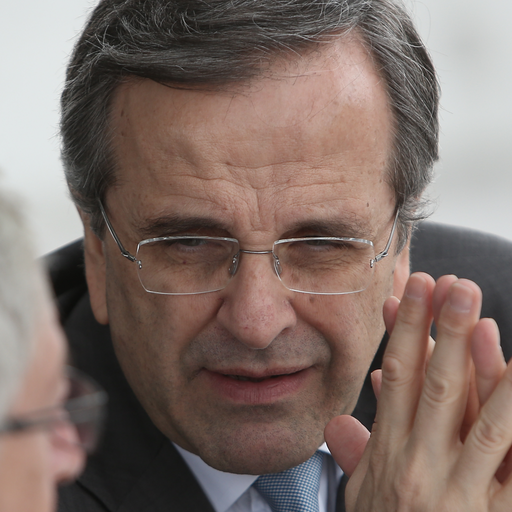
#> input picture samples/real/real_10.png, 512 x 512 px, found by its file name
$ jupyter execute --allow-errors gradcam_sample.ipynb   (shell and % lines are left out)
#> lines starting #> are read from the running program, lines starting #| are printed output that depends on the picture
[cell 1]
import sys
import os

def is_colab_env():
    return "google.colab" in sys.modules

# [11 lines left out: function mount_google_drive, not called in this run]

def resolve_path(levels_deep=3):
#> called with levels_deep = 3
    if is_colab_env():
        return mount_google_drive()
    else:
        # Get the directory of the current script
        current_dir = os.path.dirname(os.path.abspath('__file__'))

        # Construct the path to the parent directory
        for i in range(levels_deep):
            current_dir = os.path.dirname(current_dir)

        # Add the parent directory to sys.path
        sys.path.append(current_dir)
        print(sys.path)
        return current_dir

proj_dir = resolve_path()

[cell 2]
import config
import numpy as np
from PIL import Image
import cv2
from src.model_registry import MODEL_REGISTRRY

face_cascade = cv2.CascadeClassifier(proj_dir + '/preprocessing/haarcascade_frontalface_default.xml')

[cell 3]
# pytorch
import torch
import pytorch_lightning as L

#> (a cell that did not finish here is left out)

[cell 5]
model_id = "dwt_rgb_resnet18"
model_checkpoint_dir = f"{proj_dir}/{config.CHECKPOINTS_DIR}/{model_id}"

[cell 6]
seed = config.SEED

# Set seeds for reproducibility
torch.manual_seed(seed)
#> (this line was passed over: torch is not available in this run)
#> further down, new_image_pil is the input picture: PIL image 512x512 RGB; mean R, G, B 127.4, 110, 103.2
np.random.seed(seed)

# Determine device (GPU or CPU)
#> (the rest of this cell did not finish here and is left out)

[cell 7]
models = {}
transforms = {}

#> (the rest of this cell did not finish here and is left out)

[cell 8]
def get_cropped_face(img_data, crop_factor=1.1):
    """
    Detects a face in an image and returns the cropped face as a NumPy array.

    :param img_data: The input image as a NumPy array (BGR format).
    :param crop_factor: Factor to extend the bounding box.
    :return: A NumPy array representing the cropped BGR face, or None if no face is found.
    """
#> called with crop_factor = 1.1
    img = img_data
    if img is None or img.size == 0:
        print("Error: Empty image data provided.")
        return None

    # 1. Convert to grayscale for detection
    gray = cv2.cvtColor(img, cv2.COLOR_BGR2GRAY)
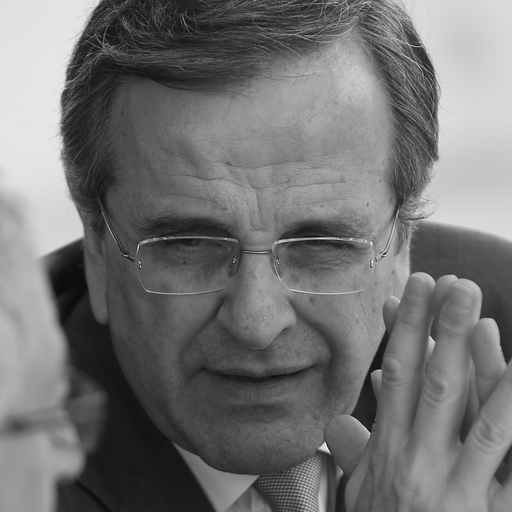
#> gray: shape (512, 512); min 9, max 243, mean 114.4

    # 2. Detect faces
    faces = face_cascade.detectMultiScale(
        gray,
        scaleFactor=1.1,
        minNeighbors=5,
        minSize=(30, 30)
    )
#> faces = [[85, 122, 333, 333]]

    if len(faces) == 0:
        print("No face detected.")
        return None

    # 3. Crop the largest face (assuming the main subject is the largest face)
    (x, y, w, h) = sorted(faces, key=lambda f: f[2] * f[3], reverse=True)[0]
#> x = 85; y = 122; w = 333; h = 333

    # 4. Apply a 'crop factor' for padding
    center_x = x + w // 2
#> center_x = 251
    center_y = y + h // 2
#> center_y = 288
    size = int(max(w, h) * crop_factor)
#> size = 366

    # Calculate the coordinates for the padded square crop
    x_start = max(0, center_x - size // 2)
#> x_start = 68
    y_start = max(0, center_y - size // 2)
#> y_start = 105
    x_end = min(img.shape[1], center_x + size // 2)
#> x_end = 434
    y_end = min(img.shape[0], center_y + size // 2)
#> y_end = 471

    # Adjust start/end if clipping occurred to ensure a square crop
    final_size = min(x_end - x_start, y_end - y_start)
#> final_size = 366

    # Final Crop
    cropped_face = img[y_start : y_start + final_size, x_start : x_start + final_size]
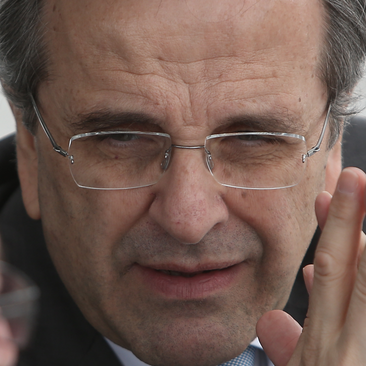
#> cropped_face: shape (366, 366, 3); mean B, G, R 79.7, 89, 113.3

    return cropped_face

[cell 9]
import torch.nn as nn
import torch.nn.functional as F
import matplotlib.pyplot as plt
from torchvision import transforms as T

class GradCAM:
    # [15 lines left out: function __init__, not called in this run]

    def save_activation(self, module, input, output):
        self.activations = output

    def save_gradient(self, module, grad_input, grad_output):
        self.gradients = grad_output[0]

    # [66 lines left out: functions __call__, visualize_cam, not called in this run]

[cell 10]
sample_image_path = f"{proj_dir}/samples/real/real_10.png"
img_id = sample_image_path.split("/")[-1].split(".")[0]
new_image_pil = Image.open(sample_image_path).convert('RGB') # Ensure RGB
new_image_np_rgb = np.array(new_image_pil)
new_image_np_bgr = cv2.cvtColor(new_image_np_rgb, cv2.COLOR_RGB2BGR)

# Detect and Crop Face
cropped_face_np_bgr = get_cropped_face(new_image_np_bgr)

if cropped_face_np_bgr is None:
    # print(f"  [Skipping] No face detected in {os.path.basename(img_path)}, using entire image.")
    cropped_face_np_bgr = new_image_np_bgr

# Convert back to PIL for transforms
cropped_face_pil_rgb = Image.fromarray(cv2.cvtColor(cropped_face_np_bgr, cv2.COLOR_BGR2RGB))

Now, let's select the `dwt_rgb_resnet18` model, apply its specific transforms, and then generate the Grad-CAM visualization for the `cropped_face_pil_rgb` image. The target layer for Grad-CAM is typically the last convolutional layer before the global average pooling.

[cell 11]
import os # Ensure os is imported for directory creation

target_layer_name = 'model.layer4' # This is a common structure for ResNet wrapped in a custom class.

results = []

for selected_model_id, model_instance in models.items():
    model_instance = model_instance.to(device)
    model_instance.eval()

    # Get the test transforms for the selected model
    test_transforms = transforms[selected_model_id]['test']

    # Apply transforms to the cropped face image
    input_tensor = test_transforms(cropped_face_pil_rgb).unsqueeze(0).to(device)

    grad_cam = GradCAM(model_instance, target_layer_name)

    # Compute heatmap
    heatmap = grad_cam(input_tensor)
    results.append((selected_model_id, cropped_face_pil_rgb, heatmap))
#> after the loop, results = []

# Visualize all Grad-CAMs side-by-side
num_models = len(results)
#> num_models = 0
#> (the rest of this cell did not finish here and is left out)
